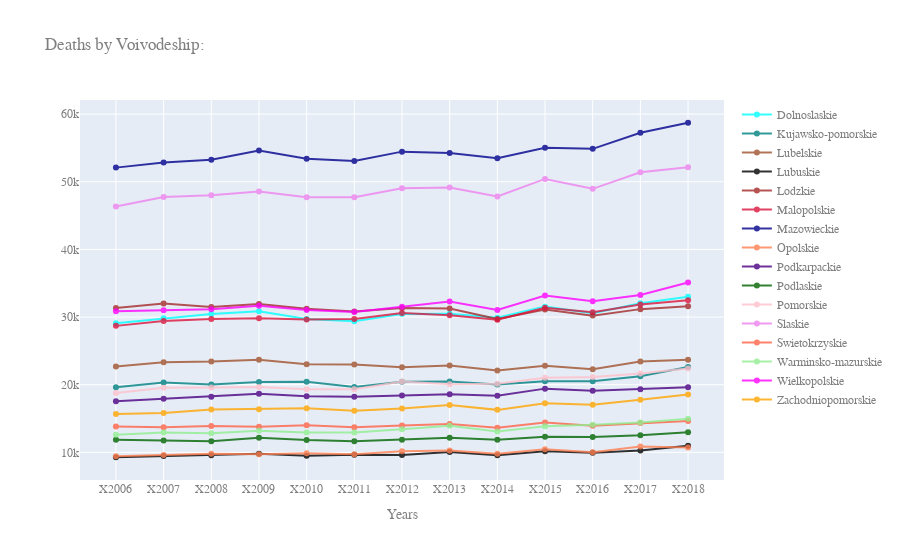

This figure's notebook cell:
### Code cell
df1 = pd.DataFrame(pd.read_csv("~/Desktop/Micro project/deaths1.csv", 
                              index_col=0))[["YEAR", "Dolnoslaskie", "Kujawsko-pomorskie", 
           "Lubelskie", "Lubuskie", "Lodzkie", "Malopolskie", "Mazowieckie", 
           "Opolskie", "Podkarpackie", "Podlaskie", "Pomorskie", "Slaskie", 
           "Swietokrzyskie", "Warminsko-mazurskie", "Wielkopolskie", 
           "Zachodniopomorskie"]].copy()

fig = go.Figure()
fig.add_trace(go.Scatter(
                x=df1.YEAR,
                y=df1['Dolnoslaskie'],
                name="Dolnoslaskie",
                line_color='aqua',
                opacity=0.8))

fig.add_trace(go.Scatter(
                x=df1.YEAR,
                y=df1['Kujawsko-pomorskie'],
                name="Kujawsko-pomorskie",
                line_color='teal',
                opacity=0.8))

fig.add_trace(go.Scatter(
                x=df1.YEAR,
                y=df1['Lubelskie'],
                name="Lubelskie",
                line_color='sienna',
                opacity=0.8))

fig.add_trace(go.Scatter(
                x=df1.YEAR,
                y=df1['Lubuskie'],
                name="Lubuskie",
                line_color='black',
                opacity=0.8))

fig.add_trace(go.Scatter(
                x=df1.YEAR,
                y=df1['Lodzkie'],
                name="Lodzkie",
                line_color='brown',
                opacity=0.8))

fig.add_trace(go.Scatter(
                x=df1.YEAR,
                y=df1['Malopolskie'],
                name="Malopolskie",
                line_color='crimson',
                opacity=0.8))

fig.add_trace(go.Scatter(
                x=df1.YEAR,
                y=df1['Mazowieckie'],
                name="Mazowieckie",
                line_color='darkblue',
                opacity=0.8))


fig.add_trace(go.Scatter(
                x=df1.YEAR,
                y=df1['Opolskie'],
                name="Opolskie",
                line_color='coral',
                opacity=0.8))

fig.add_trace(go.Scatter(
                x=df1.YEAR,
                y=df1['Podkarpackie'],
                name="Podkarpackie",
                line_color='indigo',
                opacity=0.8))

fig.add_trace(go.Scatter(
                x=df1.YEAR,
                y=df1['Podlaskie'],
                name="Podlaskie",
                line_color='darkgreen',
                opacity=0.8))

fig.add_trace(go.Scatter(
                x=df1.YEAR,
                y=df1['Pomorskie'],
                name="Pomorskie",
                line_color='pink',
                opacity=0.8))

fig.add_trace(go.Scatter(
                x=df1.YEAR,
                y=df1['Slaskie'],
                name="Slaskie",
                line_color='violet',
                opacity=0.8))

fig.add_trace(go.Scatter(
                x=df1.YEAR,
                y=df1['Swietokrzyskie'],
                name="Swietokrzyskie",
                line_color='tomato',
                opacity=0.8))

fig.add_trace(go.Scatter(
                x=df1.YEAR,
                y=df1['Warminsko-mazurskie'],
                name="Warminsko-mazurskie",
                line_color='lightgreen',
                opacity=0.8))

fig.add_trace(go.Scatter(
                x=df1.YEAR,
                y=df1['Wielkopolskie'],
                name="Wielkopolskie",
                line_color='fuchsia',
                opacity=0.8))

fig.add_trace(go.Scatter(
                x=df1.YEAR,
                y=df1['Zachodniopomorskie'],
                name="Zachodniopomorskie",
                line_color='orange',
                opacity=0.8))

fig.update_layout(title="Deaths by Voivodeship:",
    xaxis_title="Years",
    font=dict(
        family="Courier New, monospace, bold",
        color="#7f7f7f"
    )
)

fig.show()

### Figure 1 — Plotly figure (JSON) as saved in the notebook; plotly's stock layout.template omitted (floating-point values rounded to 4 significant figures)
{"data": [{"line": {"color": "aqua"}, "name": "Dolnoslaskie", "opacity": 0.8, "type": "scatter", "x": ["X2006", "X2007", "X2008", "X2009", "X2010", "X2011", "X2012", "X2013", "X2014", "X2015", "X2016", "X2017", "X2018"], "y": [29082, 29815, 30465, 30872, 29721, 29396, 30446, 30498, 29910, 31540, 30566, 32038, 32991]}, {"line": {"color": "teal"}, "name": "Kujawsko-pomorskie", "opacity": 0.8, "type": "scatter", "x": ["X2006", "X2007", "X2008", "X2009", "X2010", "X2011", "X2012", "X2013", "X2014", "X2015", "X2016", "X2017", "X2018"], "y": [19622, 20327, 20027, 20389, 20453, 19663, 20436, 20485, 20028, 20523, 20525, 21252, 22629]}, {"line": {"color": "sienna"}, "name": "Lubelskie", "opacity": 0.8, "type": "scatter", "x": ["X2006", "X2007", "X2008", "X2009", "X2010", "X2011", "X2012", "X2013", "X2014", "X2015", "X2016", "X2017", "X2018"], "y": [22678, 23323, 23428, 23703, 23037, 22981, 22562, 22849, 22107, 22816, 22284, 23427, 23682]}, {"line": {"color": "black"}, "name": "Lubuskie", "opacity": 0.8, "type": "scatter", "x": ["X2006", "X2007", "X2008", "X2009", "X2010", "X2011", "X2012", "X2013", "X2014", "X2015", "X2016", "X2017", "X2018"], "y": [9275, 9452, 9572, 9780, 9488, 9648, 9607, 10046, 9553, 10156, 9955, 10285, 10981]}, {"line": {"color": "brown"}, "name": "Lodzkie", "opacity": 0.8, "type": "scatter", "x": ["X2006", "X2007", "X2008", "X2009", "X2010", "X2011", "X2012", "X2013", "X2014", "X2015", "X2016", "X2017", "X2018"], "y": [31343, 32000, 31498, 31916, 31221, 30816, 31352, 31251, 29727, 31125, 30213, 31172, 31589]}, {"line": {"color": "crimson"}, "name": "Malopolskie", "opacity": 0.8, "type": "scatter", "x": ["X2006", "X2007", "X2008", "X2009", "X2010", "X2011", "X2012", "X2013", "X2014", "X2015", "X2016", "X2017", "X2018"], "y": [28697, 29430, 29727, 29840, 29633, 29727, 30588, 30277, 29611, 31384, 30716, 31852, 32467]}, {"line": {"color": "darkblue"}, "name": "Mazowieckie", "opacity": 0.8, "type": "scatter", "x": ["X2006", "X2007", "X2008", "X2009", "X2010", "X2011", "X2012", "X2013", "X2014", "X2015", "X2016", "X2017", "X2018"], "y": [52092, 52840, 53248, 54630, 53389, 53080, 54454, 54260, 53494, 55030, 54867, 57237, 58725]}, {"line": {"color": "coral"}, "name": "Opolskie", "opacity": 0.8, "type": "scatter", "x": ["X2006", "X2007", "X2008", "X2009", "X2010", "X2011", "X2012", "X2013", "X2014", "X2015", "X2016", "X2017", "X2018"], "y": [9421, 9622, 9809, 9718, 9882, 9719, 10180, 10267, 9808, 10468, 10006, 10880, 10707]}, {"line": {"color": "indigo"}, "name": "Podkarpackie", "opacity": 0.8, "type": "scatter", "x": ["X2006", "X2007", "X2008", "X2009", "X2010", "X2011", "X2012", "X2013", "X2014", "X2015", "X2016", "X2017", "X2018"], "y": [17563, 17910, 18225, 18675, 18288, 18214, 18402, 18593, 18361, 19419, 19103, 19327, 19636]}, {"line": {"color": "darkgreen"}, "name": "Podlaskie", "opacity": 0.8, "type": "scatter", "x": ["X2006", "X2007", "X2008", "X2009", "X2010", "X2011", "X2012", "X2013", "X2014", "X2015", "X2016", "X2017", "X2018"], "y": [11879, 11742, 11641, 12165, 11814, 11647, 11856, 12152, 11850, 12302, 12271, 12526, 12969]}, {"line": {"color": "pink"}, "name": "Pomorskie", "opacity": 0.8, "type": "scatter", "x": ["X2006", "X2007", "X2008", "X2009", "X2010", "X2011", "X2012", "X2013", "X2014", "X2015", "X2016", "X2017", "X2018"], "y": [18766, 19566, 19574, 19656, 19319, 19332, 20473, 20084, 20126, 21035, 21145, 21650, 22395]}, {"line": {"color": "violet"}, "name": "Slaskie", "opacity": 0.8, "type": "scatter", "x": ["X2006", "X2007", "X2008", "X2009", "X2010", "X2011", "X2012", "X2013", "X2014", "X2015", "X2016", "X2017", "X2018"], "y": [46336, 47736, 48016, 48573, 47719, 47709, 49028, 49156, 47831, 50421, 48958, 51404, 52159]}, {"line": {"color": "tomato"}, "name": "Swietokrzyskie", "opacity": 0.8, "type": "scatter", "x": ["X2006", "X2007", "X2008", "X2009", "X2010", "X2011", "X2012", "X2013", "X2014", "X2015", "X2016", "X2017", "X2018"], "y": [13803, 13709, 13891, 13797, 14006, 13725, 13957, 14193, 13627, 14409, 13948, 14330, 14619]}, {"line": {"color": "lightgreen"}, "name": "Warminsko-mazurskie", "opacity": 0.8, "type": "scatter", "x": ["X2006", "X2007", "X2008", "X2009", "X2010", "X2011", "X2012", "X2013", "X2014", "X2015", "X2016", "X2017", "X2018"], "y": [12600, 12920, 12811, 13187, 12942, 12940, 13415, 13923, 13098, 13858, 14078, 14423, 14973]}, {"line": {"color": "fuchsia"}, "name": "Wielkopolskie", "opacity": 0.8, "type": "scatter", "x": ["X2006", "X2007", "X2008", "X2009", "X2010", "X2011", "X2012", "X2013", "X2014", "X2015", "X2016", "X2017", "X2018"], "y": [30872, 31017, 31146, 31668, 31037, 30755, 31536, 32292, 31057, 33169, 32327, 33261, 35121]}, {"line": {"color": "orange"}, "name": "Zachodniopomorskie", "opacity": 0.8, "type": "scatter", "x": ["X2006", "X2007", "X2008", "X2009", "X2010", "X2011", "X2012", "X2013", "X2014", "X2015", "X2016", "X2017", "X2018"], "y": [15657, 15817, 16321, 16371, 16529, 16149, 16496, 16986, 16279, 17266, 17047, 17788, 18557]}], "layout": {"font": {"color": "#7f7f7f", "family": "Courier New, monospace, bold"}, "title": {"text": "Deaths by Voivodeship:"}, "xaxis": {"title": {"text": "Years"}}}}
